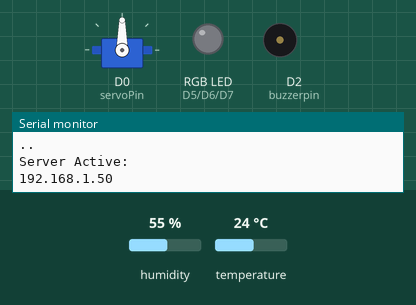
Bench run of a sketch on a simulated ESP8266 (NodeMCU). Shown: servo, an RGB LED mixed from three pins (HIGH = lit), buzzer (waves = sounding, pin HIGH), the last lines printed to the serial monitor. The inputs (shaded band) are chosen by the test bench; at power-on: temperature 24 °C, humidity 55 %. WiFi joins after 1.5 s; servers stay silent unless stated.

Above: at 3.2 s.
3.3 s: temperature set to 30 °C
At 10.4 s:
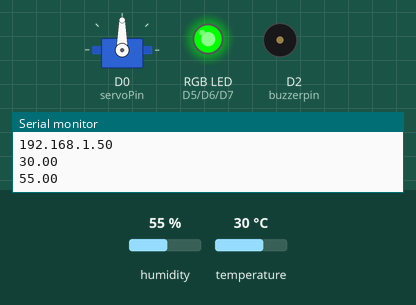
11.5 s: temperature set to 33 °C
At 26.3 s:
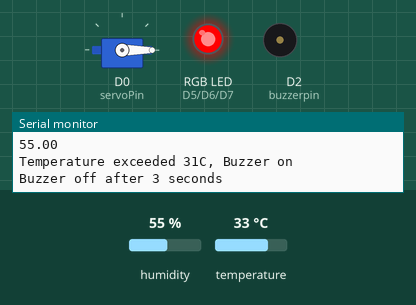
26.4 s: temperature set to 41 °C
40.4 s: temperature set to 19 °C
At 50.4 s:
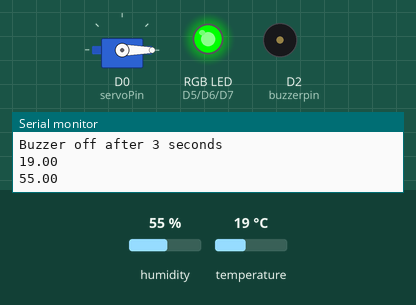
Timing chart, 0 to 51.9 s (numbered marks = the images above; inputs shaded):
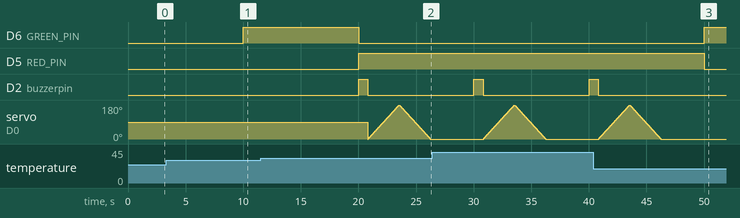

The sketch:

SLTestG3_FinalCode_v1.2.ino
```cpp
/*
Code Update: Server displays the temp in webserver and servo button working.
*/
//Libraries
#include <Arduino.h>
#include <ESP8266WiFi.h>
#include <Hash.h>
#include <ESPAsyncTCP.h>
#include <ESPAsyncWebServer.h>
#include <Adafruit_Sensor.h>
#include <DHT.h>
#include <Servo.h>

// Network Credentials
const char* ssid = "virus"; //Name of Netwoork
const char* password = "AntoMar304"; // Network Password

//DHT Sensor pins
#define DHTPIN D1 // Dht pin assigned in D1
#define DHTTYPE DHT11 // Type of temp sensor
DHT dht(DHTPIN, DHTTYPE);

// RGB pin Setup
#define RED_PIN D5
#define GREEN_PIN D6
#define BLUE_PIN D7

float t = 0.0;
float h = 0.0;

AsyncWebServer server(80);
Servo servo;

const int servoPin = D0; //assign servo pin to D0
const int buzzerpin = D2;// assign buzzer pin to D2

unsigned long previousMillis = 0;
const long interval = 10000;

//HTML Body
const char index_html[] PROGMEM = R"rawliteral(
<!DOCTYPE HTML><html>
<head>
  <meta name="viewport" content="width=device-width, initial-scale=1">
  <link rel="stylesheet" href="https://use.fontawesome.com/releases/v5.7.2/css/all.css" integrity="sha384-fnmOCqbTlWIlj8LyTjo7mOUStjsKC4pOpQbqyi7RrhN7udi9RwhKkMHpvLbHG9Sr" crossorigin="anonymous">
  <style>
    html {
     font-family: Arial;
     display: inline-block;
     margin: 0px auto;
     text-align: center;
    }
    h2 { font-size: 3.0rem; }
    p { font-size: 3.0rem; }
    .units { font-size: 1.2rem; }
    .dht-labels{
      font-size: 1.5rem;
      vertical-align:middle;
      padding-bottom: 15px;
    }
    .button {
  border: none;
  color: white;
  padding: 16px 32px;
  text-align: center;
  text-decoration: none;
  display: inline-block;
  font-size: 16px;
  margin: 4px 2px;
  transition-duration: 0.4s;
  cursor: pointer;
}

.button1 { <!--On Valve Label-->
  background-color: white;
  color: black;
  border: 2px solid #4CAF50;
}

.button1:hover { <!--On Valve label-->
  background-color: #4CAF50;
  color: white;
}

.button2 { <!--Reset-->
  background-color: white;
  color: black;
  border: 2px solid #008CBA;
}

.button2:hover { <!--Reset -->
  background-color: #008CBA;
  color: white;
}
  </style>
</head> <!--End of head tag -->


<body> <!-- Webpage design -->
  <h2>TempApp</h2> <!--Title of webserver-->
  <p>
    <i class="fas fa-thermometer-half" style="color:#059e8a;"></i>
    <span class="dht-labels">Temperature</span>
    <span id="temperature">%TEMPERATURE%</span>
    <sup class="units">&deg;C</sup>
  </p>
  <p>
    <i class="fas fa-tint" style="color:#00add6;"></i>
    <span class="dht-labels">Humidity</span>
    <span id="humidity">%HUMIDITY%</span>
    <sup class="units">%</sup>
  </p>
  <button class="button button1">Start</button>
  <button class="button button2">Reset </button>

</body> <!--End of body Tag -->

<script> <!--for java program-->
setInterval(function ( ) { <!--For Temperature -->
  var xhttp = new XMLHttpRequest();
  xhttp.onreadystatechange = function() {
    if (this.readyState == 4 && this.status == 200) {
      document.getElementById("temperature").innerHTML = this.responseText;
    }
  };
  xhttp.open("GET", "/temperature", true);
  xhttp.send();
}, 10000 ) ;

setInterval(function ( ) { <!--For Humidity -->
  var xhttp = new XMLHttpRequest();
  xhttp.onreadystatechange = function() {
    if (this.readyState == 4 && this.status == 200) {
      document.getElementById("humidity").innerHTML = this.responseText;
    }
  };
  xhttp.open("GET", "/humidity", true);
  xhttp.send();
}, 10000 ) ;
</script>
</html>)rawliteral";
//End of HTML Body

String processor(const String& var){
  if(var == "TEMPERATURE"){
    return String(t);
  }
  else if(var == "HUMIDITY"){
    return String(h);
  }
  return String();
}

void setup(){
  Serial.begin(921600);
  dht.begin();
  WiFi.begin(ssid, password);

  servo.attach(servoPin);

  pinMode(buzzerpin, OUTPUT);

  pinMode(RED_PIN, OUTPUT);
  pinMode(GREEN_PIN, OUTPUT);
  pinMode(BLUE_PIN, OUTPUT);

  Serial.print("\nConnecting to ");
  Serial.println(ssid);
  while (WiFi.status() != WL_CONNECTED) {
    delay(1000);
    Serial.print(".");
  }

  Serial.println("\nServer Active: ");
  Serial.println(WiFi.localIP()); // Prints the IP Address of ESP8266

  server.on("/", HTTP_GET, [](AsyncWebServerRequest *request){
    request->send_P(200, "text/html", index_html, processor);
  });
  server.on("/temperature", HTTP_GET, [](AsyncWebServerRequest *request){
    request->send_P(200, "text/plain", String(t).c_str());
  });
  server.on("/humidity", HTTP_GET, [](AsyncWebServerRequest *request){
    request->send_P(200, "text/plain", String(h).c_str());
  });

  // Start server
  server.begin();
}

void loop(){
  unsigned long currentMillis = millis();
  if (currentMillis - previousMillis >= interval) {
    // save the last time you updated the DHT values
    previousMillis = currentMillis;
    // Read temperature as Celsius (the default)
    float newT = dht.readTemperature();
    // Read temperature as Fahrenheit (isFahrenheit = true)
    //float newT = dht.readTemperature(true);
    // if temperature read failed, don't change t value
    if (isnan(newT)) {
      Serial.println("Failed to read from DHT sensor!");
    }
    else {
      t = newT;
      Serial.println(t);
    }
    // Read Humidity
    float newH = dht.readHumidity();
    // if humidity read failed, don't change h value
    if (isnan(newH)) {
      Serial.println("Failed to read from DHT sensor!");
    }
    else {
      h = newH;
      Serial.println(h);
    }


    if (t > 31){ //set Red LED
    digitalWrite(RED_PIN, HIGH);
    digitalWrite(GREEN_PIN, LOW);
    digitalWrite(BLUE_PIN, LOW);
    // Turn the buzzer on
    digitalWrite(buzzerpin, HIGH);
    Serial.println("Temperature exceeded 31C, Buzzer on");
    delay(800); //0.8 seconds delay
    digitalWrite(buzzerpin, LOW); // Turn the buzzer off
    Serial.println("Buzzer off after 3 seconds");
  } else if (t <= 31) { //set Green LED
    digitalWrite(RED_PIN, LOW);
    digitalWrite(GREEN_PIN, HIGH);
    digitalWrite(BLUE_PIN, LOW);
  } else { //set Blue LED
    digitalWrite(RED_PIN, LOW);
    digitalWrite(GREEN_PIN, LOW);
    digitalWrite(BLUE_PIN, HIGH);
  }
  if(t > 31){ // If temperature reached 31C servo will turn//
  for (int i = 0; i <= 180; i++) {  // goes from 0 degrees to 180 degrees//
    servo.write(i);              // tell servo to go to position in variable 'i'//
    delay(15);                     // waits 15ms for the servo to reach the position//
  }
  for (int i = 180; i >= 0; i--) {  // goes from 180 degrees to 0 degrees//
    servo.write(i);              // tell servo to go to position in variable 'i'//
    delay(15);                     // waits 15ms for the servo to reach the position//
  }

  }
 }
}
```

Measured:
- the behaviour switches between 31 and 32 °C on temperature (found by bisection; images 1 and 2)
- after the input at 11.5 s, D6 (GREEN_PIN): HIGH → LOW after 8.5 s; D5 (RED_PIN): LOW → HIGH after 8.5 s; D2 (buzzerpin): LOW → HIGH after 8.5 s, → LOW 0.80 s later
- after the input at 40.4 s, D6 (GREEN_PIN): LOW → HIGH after 9.6 s; D5 (RED_PIN): HIGH → LOW after 9.6 s; D2 (buzzerpin): goes on until 40.8 s, then stays LOW; servo on D0 (servoPin): goes on until 46.2 s, then stays 0°
